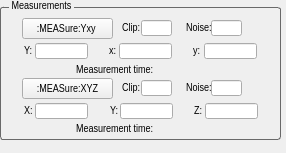
     <widget class="QWidget" name="widget_hera_04_measure_all" native="true">
      <property name="geometry">
       <rect>
        <x>9</x>
        <y>367</y>
        <width>286</width>
        <height>153</height>
       </rect>
      </property>
      <widget class="QGroupBox" name="groupBox_meas_all_3">
       <property name="geometry">
        <rect>
         <x>0</x>
         <y>0</y>
         <width>281</width>
         <height>140</height>
        </rect>
       </property>
       <property name="font">
        <font>
         <family>Arial Narrow</family>
         <pointsize>8</pointsize>
        </font>
       </property>
       <property name="styleSheet">
        <string notr="true">QGroupBox {

    border: 1px solid gray;
    border-color: #696969;
    border-radius: 3px;
    margin-top: 7px;
}

QGroupBox::title {
    subcontrol-origin: margin;
    left: 9px;
    padding: 0px 1px 0px 1px;
}</string>
       </property>
       <property name="title">
        <string>Measurements</string>
       </property>
       <property name="alignment">
        <set>Qt::AlignLeading|Qt::AlignLeft|Qt::AlignVCenter</set>
       </property>
       <widget class="QWidget" name="gridLayoutWidget_15">
        <property name="geometry">
         <rect>
          <x>3</x>
          <y>33</y>
          <width>254</width>
          <height>37</height>
         </rect>
        </property>
        <layout class="QGridLayout" name="gridLayout_6">
         <property name="spacing">
          <number>0</number>
         </property>
         <item row="0" column="5">
          <widget class="QLineEdit" name="lineEdit_hera_measure_Yxy_y">
           <property name="minimumSize">
            <size>
             <width>53</width>
             <height>16</height>
            </size>
           </property>
           <property name="maximumSize">
            <size>
             <width>53</width>
             <height>16</height>
            </size>
           </property>
           <property name="font">
            <font>
             <family>Arial Narrow</family>
             <pointsize>8</pointsize>
            </font>
           </property>
           <property name="toolTip">
            <string>&lt;html&gt;&lt;head/&gt;&lt;body&gt;&lt;p&gt;&lt;span style=&quot; font-family:Arial Narrow; font-size:9pt; font-weight:600;&quot;&gt;0 - 250.0&lt;/span&gt;&lt;/p&gt;&lt;/body&gt;&lt;/html&gt;</string>
           </property>
           <property name="alignment">
            <set>Qt::AlignLeading|Qt::AlignLeft|Qt::AlignVCenter</set>
           </property>
           <property name="readOnly">
            <bool>true</bool>
           </property>
          </widget>
         </item>
         <item row="0" column="2" alignment="Qt::AlignRight">
          <widget class="QLabel" name="label_gain_21">
           <property name="minimumSize">
            <size>
             <width>10</width>
             <height>16</height>
            </size>
           </property>
           <property name="maximumSize">
            <size>
             <width>10</width>
             <height>16</height>
            </size>
           </property>
           <property name="font">
            <font>
             <family>Arial Narrow</family>
             <pointsize>8</pointsize>
            </font>
           </property>
           <property name="text">
            <string>x:</string>
           </property>
          </widget>
         </item>
         <item row="0" column="4" alignment="Qt::AlignRight">
          <widget class="QLabel" name="label_gain_31">
           <property name="minimumSize">
            <size>
             <width>11</width>
             <height>16</height>
            </size>
           </property>
           <property name="maximumSize">
            <size>
             <width>11</width>
             <height>16</height>
            </size>
           </property>
           <property name="font">
            <font>
             <family>Arial Narrow</family>
             <pointsize>8</pointsize>
            </font>
           </property>
           <property name="text">
            <string>y:</string>
           </property>
          </widget>
         </item>
         <item row="0" column="0" alignment="Qt::AlignRight|Qt::AlignVCenter">
          <widget class="QLabel" name="label_gain_23">
           <property name="minimumSize">
            <size>
             <width>11</width>
             <height>16</height>
            </size>
           </property>
           <property name="maximumSize">
            <size>
             <width>11</width>
             <height>16</height>
            </size>
           </property>
           <property name="font">
            <font>
             <family>Arial Narrow</family>
             <pointsize>8</pointsize>
            </font>
           </property>
           <property name="text">
            <string>Y:</string>
           </property>
          </widget>
         </item>
         <item row="0" column="3">
          <widget class="QLineEdit" name="lineEdit_hera_measure_Yxy_x">
           <property name="minimumSize">
            <size>
             <width>53</width>
             <height>16</height>
            </size>
           </property>
           <property name="maximumSize">
            <size>
             <width>53</width>
             <height>16</height>
            </size>
           </property>
           <property name="font">
            <font>
             <family>Arial Narrow</family>
             <pointsize>8</pointsize>
            </font>
           </property>
           <property name="toolTip">
            <string>&lt;html&gt;&lt;head/&gt;&lt;body&gt;&lt;p&gt;&lt;span style=&quot; font-family:Arial Narrow; font-size:9pt; font-weight:600;&quot;&gt;0 - 250.0&lt;/span&gt;&lt;/p&gt;&lt;/body&gt;&lt;/html&gt;</string>
           </property>
           <property name="alignment">
            <set>Qt::AlignLeading|Qt::AlignLeft|Qt::AlignVCenter</set>
           </property>
           <property name="readOnly">
            <bool>true</bool>
           </property>
          </widget>
         </item>
         <item row="0" column="1">
          <widget class="QLineEdit" name="lineEdit_hera_measure_Yxy_Y">
           <property name="minimumSize">
            <size>
             <width>53</width>
             <height>16</height>
            </size>
           </property>
           <property name="maximumSize">
            <size>
             <width>53</width>
             <height>16</height>
            </size>
           </property>
           <property name="font">
            <font>
             <family>Arial Narrow</family>
             <pointsize>8</pointsize>
            </font>
           </property>
           <property name="toolTip">
            <string>&lt;html&gt;&lt;head/&gt;&lt;body&gt;&lt;p&gt;&lt;span style=&quot; font-family:Arial Narrow; font-size:9pt; font-weight:600;&quot;&gt;0 - 250.0&lt;/span&gt;&lt;/p&gt;&lt;/body&gt;&lt;/html&gt;</string>
           </property>
           <property name="alignment">
            <set>Qt::AlignLeading|Qt::AlignLeft|Qt::AlignVCenter</set>
           </property>
           <property name="readOnly">
            <bool>true</bool>
           </property>
          </widget>
         </item>
        </layout>
       </widget>
       <widget class="QPushButton" name="pushButton_hera_measure_Yxy">
        <property name="geometry">
         <rect>
          <x>22</x>
          <y>18</y>
          <width>91</width>
          <height>21</height>
         </rect>
        </property>
        <property name="minimumSize">
         <size>
          <width>91</width>
          <height>21</height>
         </size>
        </property>
        <property name="maximumSize">
         <size>
          <width>91</width>
          <height>21</height>
         </size>
        </property>
        <property name="font">
         <font>
          <family>Arial Narrow</family>
          <pointsize>8</pointsize>
         </font>
        </property>
        <property name="text">
         <string>:MEASure:Yxy </string>
        </property>
       </widget>
       <widget class="QWidget" name="horizontalLayoutWidget_3">
        <property name="geometry">
         <rect>
          <x>91</x>
          <y>16</y>
          <width>151</width>
          <height>24</height>
         </rect>
        </property>
        <layout class="QHBoxLayout" name="horizontalLayout_2">
         <property name="spacing">
          <number>0</number>
         </property>
         <item>
          <layout class="QHBoxLayout" name="horizontalLayout_10">
           <property name="spacing">
            <number>0</number>
           </property>
           <item>
            <spacer name="horizontalSpacer_8">
             <property name="orientation">
              <enum>Qt::Horizontal</enum>
             </property>
             <property name="sizeHint" stdset="0">
              <size>
               <width>58</width>
               <height>20</height>
              </size>
             </property>
            </spacer>
           </item>
           <item alignment="Qt::AlignRight">
            <widget class="QLabel" name="label_gain_32">
             <property name="minimumSize">
              <size>
               <width>19</width>
               <height>16</height>
              </size>
             </property>
             <property name="maximumSize">
              <size>
               <width>19</width>
               <height>16</height>
              </size>
             </property>
             <property name="font">
              <font>
               <family>Arial Narrow</family>
               <pointsize>8</pointsize>
              </font>
             </property>
             <property name="text">
              <string>Clip:</string>
             </property>
            </widget>
           </item>
           <item>
            <widget class="QLineEdit" name="lineEdit_hera_measure_Yxy_clip">
             <property name="minimumSize">
              <size>
               <width>31</width>
               <height>16</height>
              </size>
             </property>
             <property name="maximumSize">
              <size>
               <width>31</width>
               <height>16</height>
              </size>
             </property>
             <property name="font">
              <font>
               <family>Arial Narrow</family>
               <pointsize>8</pointsize>
              </font>
             </property>
             <property name="toolTip">
              <string>&lt;html&gt;&lt;head/&gt;&lt;body&gt;&lt;p&gt;&lt;span style=&quot; font-family:Arial Narrow; font-size:9pt; font-weight:600;&quot;&gt;1 - 255&lt;/span&gt;&lt;/p&gt;&lt;/body&gt;&lt;/html&gt;</string>
             </property>
             <property name="alignment">
              <set>Qt::AlignLeading|Qt::AlignLeft|Qt::AlignVCenter</set>
             </property>
             <property name="readOnly">
              <bool>true</bool>
             </property>
            </widget>
           </item>
          </layout>
         </item>
         <item>
          <layout class="QHBoxLayout" name="horizontalLayout_11">
           <property name="spacing">
            <number>0</number>
           </property>
           <item>
            <spacer name="horizontalSpacer_6">
             <property name="orientation">
              <enum>Qt::Horizontal</enum>
             </property>
             <property name="sizeHint" stdset="0">
              <size>
               <width>40</width>
               <height>20</height>
              </size>
             </property>
            </spacer>
           </item>
           <item>
            <widget class="QLabel" name="label_gain_33">
             <property name="minimumSize">
              <size>
               <width>25</width>
               <height>16</height>
              </size>
             </property>
             <property name="maximumSize">
              <size>
               <width>25</width>
               <height>16</height>
              </size>
             </property>
             <property name="font">
              <font>
               <family>Arial Narrow</family>
               <pointsize>8</pointsize>
              </font>
             </property>
             <property name="text">
              <string>Noise:</string>
             </property>
            </widget>
           </item>
           <item>
            <widget class="QLineEdit" name="lineEdit_hera_measure_Yxy_noise">
             <property name="minimumSize">
              <size>
               <width>31</width>
               <height>16</height>
              </size>
             </property>
             <property name="maximumSize">
              <size>
               <width>31</width>
               <height>16</height>
              </size>
             </property>
             <property name="font">
              <font>
               <family>Arial Narrow</family>
               <pointsize>8</pointsize>
              </font>
             </property>
             <property name="toolTip">
              <string>&lt;html&gt;&lt;head/&gt;&lt;body&gt;&lt;p&gt;&lt;span style=&quot; font-family:Arial Narrow; font-size:9pt; font-weight:600;&quot;&gt;1 - 255&lt;/span&gt;&lt;/p&gt;&lt;/body&gt;&lt;/html&gt;</string>
             </property>
             <property name="alignment">
              <set>Qt::AlignLeading|Qt::AlignLeft|Qt::AlignVCenter</set>
             </property>
             <property name="readOnly">
              <bool>true</bool>
             </property>
            </widget>
           </item>
          </layout>
         </item>
        </layout>
       </widget>
       <widget class="QPushButton" name="pushButton_hera_measure_XYZ">
        <property name="geometry">
         <rect>
          <x>22</x>
          <y>78</y>
          <width>91</width>
          <height>21</height>
         </rect>
        </property>
        <property name="minimumSize">
         <size>
          <width>91</width>
          <height>21</height>
         </size>
        </property>
        <property name="maximumSize">
         <size>
          <width>91</width>
          <height>21</height>
         </size>
        </property>
        <property name="font">
         <font>
          <family>Arial Narrow</family>
          <pointsize>8</pointsize>
         </font>
        </property>
        <property name="text">
         <string>:MEASure:XYZ</string>
        </property>
       </widget>
       <widget class="QWidget" name="gridLayoutWidget_16">
        <property name="geometry">
         <rect>
          <x>3</x>
          <y>93</y>
          <width>255</width>
          <height>37</height>
         </rect>
        </property>
        <layout class="QGridLayout" name="gridLayout_8">
         <property name="spacing">
          <number>0</number>
         </property>
         <item row="0" column="5">
          <widget class="QLineEdit" name="lineEdit_hera_measure_XYZ_Z">
           <property name="minimumSize">
            <size>
             <width>53</width>
             <height>16</height>
            </size>
           </property>
           <property name="maximumSize">
            <size>
             <width>53</width>
             <height>16</height>
            </size>
           </property>
           <property name="font">
            <font>
             <family>Arial Narrow</family>
             <pointsize>8</pointsize>
            </font>
           </property>
           <property name="toolTip">
            <string>&lt;html&gt;&lt;head/&gt;&lt;body&gt;&lt;p&gt;&lt;span style=&quot; font-family:Arial Narrow; font-size:9pt; font-weight:600;&quot;&gt;0 - 250.0&lt;/span&gt;&lt;/p&gt;&lt;/body&gt;&lt;/html&gt;</string>
           </property>
           <property name="alignment">
            <set>Qt::AlignLeading|Qt::AlignLeft|Qt::AlignVCenter</set>
           </property>
           <property name="readOnly">
            <bool>true</bool>
           </property>
          </widget>
         </item>
         <item row="0" column="0" alignment="Qt::AlignRight|Qt::AlignVCenter">
          <widget class="QLabel" name="label_gain_24">
           <property name="minimumSize">
            <size>
             <width>11</width>
             <height>16</height>
            </size>
           </property>
           <property name="maximumSize">
            <size>
             <width>11</width>
             <height>16</height>
            </size>
           </property>
           <property name="font">
            <font>
             <family>Arial Narrow</family>
             <pointsize>8</pointsize>
            </font>
           </property>
           <property name="text">
            <string>X:</string>
           </property>
          </widget>
         </item>
         <item row="0" column="1">
          <widget class="QLineEdit" name="lineEdit_hera_measure_XYZ_X">
           <property name="minimumSize">
            <size>
             <width>53</width>
             <height>16</height>
            </size>
           </property>
           <property name="maximumSize">
            <size>
             <width>53</width>
             <height>16</height>
            </size>
           </property>
           <property name="font">
            <font>
             <family>Arial Narrow</family>
             <pointsize>8</pointsize>
            </font>
           </property>
           <property name="toolTip">
            <string>&lt;html&gt;&lt;head/&gt;&lt;body&gt;&lt;p&gt;&lt;span style=&quot; font-family:Arial Narrow; font-size:9pt; font-weight:600;&quot;&gt;0 - 250.0&lt;/span&gt;&lt;/p&gt;&lt;/body&gt;&lt;/html&gt;</string>
           </property>
           <property name="alignment">
            <set>Qt::AlignLeading|Qt::AlignLeft|Qt::AlignVCenter</set>
           </property>
           <property name="readOnly">
            <bool>true</bool>
           </property>
          </widget>
         </item>
         <item row="0" column="4" alignment="Qt::AlignRight">
          <widget class="QLabel" name="label_gain_34">
           <property name="minimumSize">
            <size>
             <width>11</width>
             <height>16</height>
            </size>
           </property>
           <property name="maximumSize">
            <size>
             <width>11</width>
             <height>16</height>
            </size>
           </property>
           <property name="font">
            <font>
             <family>Arial Narrow</family>
             <pointsize>8</pointsize>
            </font>
           </property>
           <property name="text">
            <string>Z:</string>
           </property>
          </widget>
         </item>
         <item row="0" column="3">
          <widget class="QLineEdit" name="lineEdit_hera_measure_XYZ_Y">
           <property name="minimumSize">
            <size>
             <width>53</width>
             <height>16</height>
            </size>
           </property>
           <property name="maximumSize">
            <size>
             <width>53</width>
             <height>16</height>
            </size>
           </property>
           <property name="font">
            <font>
             <family>Arial Narrow</family>
             <pointsize>8</pointsize>
            </font>
           </property>
           <property name="toolTip">
            <string>&lt;html&gt;&lt;head/&gt;&lt;body&gt;&lt;p&gt;&lt;span style=&quot; font-family:Arial Narrow; font-size:9pt; font-weight:600;&quot;&gt;0 - 250.0&lt;/span&gt;&lt;/p&gt;&lt;/body&gt;&lt;/html&gt;</string>
           </property>
           <property name="alignment">
            <set>Qt::AlignLeading|Qt::AlignLeft|Qt::AlignVCenter</set>
           </property>
           <property name="readOnly">
            <bool>true</bool>
           </property>
          </widget>
         </item>
         <item row="0" column="2" alignment="Qt::AlignRight">
          <widget class="QLabel" name="label_gain_22">
           <property name="minimumSize">
            <size>
             <width>10</width>
             <height>16</height>
            </size>
           </property>
           <property name="maximumSize">
            <size>
             <width>10</width>
             <height>16</height>
            </size>
           </property>
           <property name="font">
            <font>
             <family>Arial Narrow</family>
             <pointsize>8</pointsize>
            </font>
           </property>
           <property name="text">
            <string>Y:</string>
           </property>
          </widget>
         </item>
        </layout>
       </widget>
       <widget class="QWidget" name="horizontalLayoutWidget_4">
        <property name="geometry">
         <rect>
          <x>91</x>
          <y>76</y>
          <width>151</width>
          <height>24</height>
         </rect>
        </property>
        <layout class="QHBoxLayout" name="horizontalLayout_3">
         <property name="spacing">
          <number>0</number>
         </property>
         <item>
          <layout class="QHBoxLayout" name="horizontalLayout_12">
           <property name="spacing">
            <number>0</number>
           </property>
           <item>
            <spacer name="horizontalSpacer_9">
             <property name="orientation">
              <enum>Qt::Horizontal</enum>
             </property>
             <property name="sizeHint" stdset="0">
              <size>
               <width>58</width>
               <height>20</height>
              </size>
             </property>
            </spacer>
           </item>
           <item alignment="Qt::AlignRight">
            <widget class="QLabel" name="label_gain_35">
             <property name="minimumSize">
              <size>
               <width>19</width>
               <height>16</height>
              </size>
             </property>
             <property name="maximumSize">
              <size>
               <width>19</width>
               <height>16</height>
              </size>
             </property>
             <property name="font">
              <font>
               <family>Arial Narrow</family>
               <pointsize>8</pointsize>
              </font>
             </property>
             <property name="text">
              <string>Clip:</string>
             </property>
            </widget>
           </item>
           <item>
            <widget class="QLineEdit" name="lineEdit_hera_measure_XYZ_clip">
             <property name="minimumSize">
              <size>
               <width>31</width>
               <height>16</height>
              </size>
             </property>
             <property name="maximumSize">
              <size>
               <width>31</width>
               <height>16</height>
              </size>
             </property>
             <property name="font">
              <font>
               <family>Arial Narrow</family>
               <pointsize>8</pointsize>
              </font>
             </property>
             <property name="toolTip">
              <string>&lt;html&gt;&lt;head/&gt;&lt;body&gt;&lt;p&gt;&lt;span style=&quot; font-family:Arial Narrow; font-size:9pt; font-weight:600;&quot;&gt;1 - 255&lt;/span&gt;&lt;/p&gt;&lt;/body&gt;&lt;/html&gt;</string>
             </property>
             <property name="alignment">
              <set>Qt::AlignLeading|Qt::AlignLeft|Qt::AlignVCenter</set>
             </property>
             <property name="readOnly">
              <bool>true</bool>
             </property>
            </widget>
           </item>
          </layout>
         </item>
         <item>
          <layout class="QHBoxLayout" name="horizontalLayout_13">
           <property name="spacing">
            <number>0</number>
           </property>
           <item>
            <spacer name="horizontalSpacer_10">
             <property name="orientation">
              <enum>Qt::Horizontal</enum>
             </property>
             <property name="sizeHint" stdset="0">
              <size>
               <width>40</width>
               <height>20</height>
              </size>
             </property>
            </spacer>
           </item>
           <item>
            <widget class="QLabel" name="label_gain_36">
             <property name="minimumSize">
              <size>
               <width>25</width>
               <height>16</height>
              </size>
             </property>
             <property name="maximumSize">
              <size>
               <width>25</width>
               <height>16</height>
              </size>
             </property>
             <property name="font">
              <font>
               <family>Arial Narrow</family>
               <pointsize>8</pointsize>
              </font>
             </property>
             <property name="text">
              <string>Noise:</string>
             </property>
            </widget>
           </item>
           <item>
            <widget class="QLineEdit" name="lineEdit_hera_measure_XYZ_noise">
             <property name="minimumSize">
              <size>
               <width>31</width>
               <height>16</height>
              </size>
             </property>
             <property name="maximumSize">
              <size>
               <width>31</width>
               <height>16</height>
              </size>
             </property>
             <property name="font">
              <font>
               <family>Arial Narrow</family>
               <pointsize>8</pointsize>
              </font>
             </property>
             <property name="toolTip">
              <string>&lt;html&gt;&lt;head/&gt;&lt;body&gt;&lt;p&gt;&lt;span style=&quot; font-family:Arial Narrow; font-size:9pt; font-weight:600;&quot;&gt;1 - 255&lt;/span&gt;&lt;/p&gt;&lt;/body&gt;&lt;/html&gt;</string>
             </property>
             <property name="alignment">
              <set>Qt::AlignLeading|Qt::AlignLeft|Qt::AlignVCenter</set>
             </property>
             <property name="readOnly">
              <bool>true</bool>
             </property>
            </widget>
           </item>
          </layout>
         </item>
        </layout>
       </widget>
       <widget class="QLabel" name="label_meas_time_Yxy">
        <property name="geometry">
         <rect>
          <x>76</x>
          <y>62</y>
          <width>111</width>
          <height>16</height>
         </rect>
        </property>
        <property name="minimumSize">
         <size>
          <width>111</width>
          <height>16</height>
         </size>
        </property>
        <property name="maximumSize">
         <size>
          <width>111</width>
          <height>16</height>
         </size>
        </property>
        <property name="font">
         <font>
          <family>Arial Narrow</family>
          <pointsize>8</pointsize>
         </font>
        </property>
        <property name="text">
         <string>Measurement time:</string>
        </property>
       </widget>
       <widget class="QLabel" name="label_meas_time_XYZ">
        <property name="geometry">
         <rect>
          <x>76</x>
          <y>121</y>
          <width>111</width>
          <height>16</height>
         </rect>
        </property>
        <property name="minimumSize">
         <size>
          <width>111</width>
          <height>16</height>
         </size>
        </property>
        <property name="maximumSize">
         <size>
          <width>111</width>
          <height>16</height>
         </size>
        </property>
        <property name="font">
         <font>
          <family>Arial Narrow</family>
          <pointsize>8</pointsize>
         </font>
        </property>
        <property name="text">
         <string>Measurement time:</string>
        </property>
       </widget>
      </widget>
     </widget>
